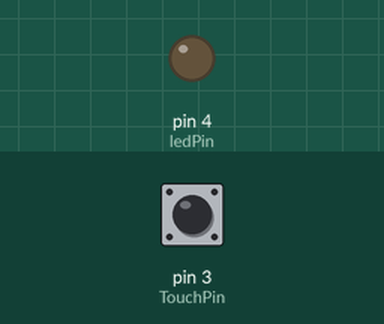
Simulated run of this sketch. Board: Arduino Uno, built with avr-gcc and run on an emulated ATmega328P. Parts: output pins drawn as LEDs (lit = HIGH). The inputs (shaded band) are chosen by the test bench; at power-on: pin 3 (TouchPin) LOW.

Above: at 1.2 s.
1.3 s: pin 3 (TouchPin) pulled HIGH for 0.15 s
At 1.37 s:
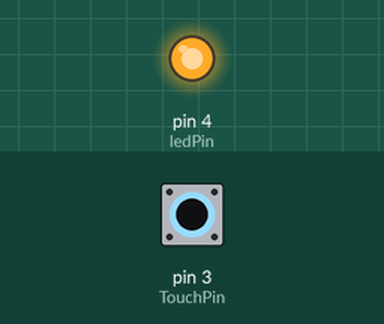
2.9 s: pin 3 (TouchPin) pulled HIGH for 3.2 s
At 6.5 s:
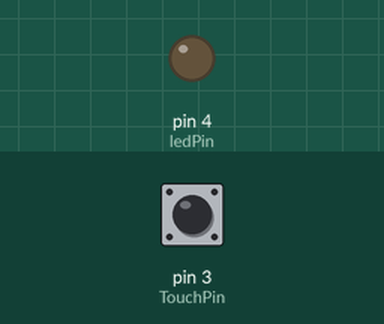
Timing chart, 0 to 8.0 s (numbered marks = the images above; inputs shaded):
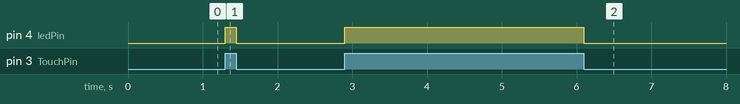

The sketch:

Capacitiv.ino
```cpp
const int TouchPin=3;
const int ledPin=4;

void setup() {
    pinMode(TouchPin, INPUT);
    pinMode(ledPin,OUTPUT);
}

void loop() {
    int sensorValue = digitalRead(TouchPin);
    if(sensorValue==1)
    {
        digitalWrite(ledPin,HIGH);
    }
    else
    {
        digitalWrite(ledPin,LOW);
    }
}
```

Measured:
- after the input at 1.3 s, pin 4 (ledPin): LOW → HIGH at once, → LOW 0.15 s later
- after the input at 2.9 s, pin 4 (ledPin): LOW → HIGH at once, → LOW 3.2 s later
